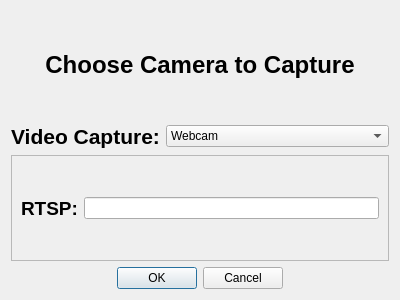
<?xml version="1.0" encoding="UTF-8"?>
<ui version="4.0">
 <class>Dialog</class>
 <widget class="QDialog" name="Dialog">
  <property name="geometry">
   <rect>
    <x>0</x>
    <y>0</y>
    <width>400</width>
    <height>300</height>
   </rect>
  </property>
  <property name="windowTitle">
   <string>Dialog</string>
  </property>
  <layout class="QVBoxLayout" name="verticalLayout">
   <item alignment="Qt::AlignHCenter">
    <widget class="QLabel" name="Title">
     <property name="font">
      <font>
       <family>Segoe UI</family>
       <pointsize>18</pointsize>
       <bold>true</bold>
      </font>
     </property>
     <property name="text">
      <string>Choose Camera to Capture</string>
     </property>
     <property name="alignment">
      <set>Qt::AlignCenter</set>
     </property>
    </widget>
   </item>
   <item>
    <layout class="QHBoxLayout" name="HBoxChoose">
     <item>
      <widget class="QLabel" name="VideoCapture">
       <property name="sizePolicy">
        <sizepolicy hsizetype="Fixed" vsizetype="Preferred">
         <horstretch>0</horstretch>
         <verstretch>0</verstretch>
        </sizepolicy>
       </property>
       <property name="font">
        <font>
         <family>Arial</family>
         <pointsize>16</pointsize>
         <bold>true</bold>
        </font>
       </property>
       <property name="text">
        <string>Video Capture:</string>
       </property>
       <property name="scaledContents">
        <bool>false</bool>
       </property>
       <property name="alignment">
        <set>Qt::AlignCenter</set>
       </property>
      </widget>
     </item>
     <item>
      <widget class="QComboBox" name="BoxChoose">
       <property name="sizePolicy">
        <sizepolicy hsizetype="Minimum" vsizetype="Fixed">
         <horstretch>0</horstretch>
         <verstretch>0</verstretch>
        </sizepolicy>
       </property>
       <property name="maximumSize">
        <size>
         <width>16777215</width>
         <height>16777215</height>
        </size>
       </property>
       <property name="layoutDirection">
        <enum>Qt::LeftToRight</enum>
       </property>
       <item>
        <property name="text">
         <string>Webcam</string>
        </property>
       </item>
       <item>
        <property name="text">
         <string>RTSP</string>
        </property>
       </item>
      </widget>
     </item>
    </layout>
   </item>
   <item>
    <widget class="QFrame" name="HBoxRTSP">
     <property name="frameShape">
      <enum>QFrame::StyledPanel</enum>
     </property>
     <property name="frameShadow">
      <enum>QFrame::Raised</enum>
     </property>
     <layout class="QHBoxLayout" name="horizontalLayout">
      <item>
       <widget class="QLabel" name="RTSP">
        <property name="font">
         <font>
          <pointsize>14</pointsize>
          <bold>true</bold>
         </font>
        </property>
        <property name="text">
         <string>RTSP:</string>
        </property>
       </widget>
      </item>
      <item>
       <widget class="QLineEdit" name="RTSPInput">
        <property name="maxLength">
         <number>300</number>
        </property>
       </widget>
      </item>
     </layout>
    </widget>
   </item>
   <item>
    <widget class="QDialogButtonBox" name="buttonBox">
     <property name="font">
      <font>
       <pointsize>9</pointsize>
       <bold>false</bold>
      </font>
     </property>
     <property name="orientation">
      <enum>Qt::Horizontal</enum>
     </property>
     <property name="standardButtons">
      <set>QDialogButtonBox::Cancel|QDialogButtonBox::Ok</set>
     </property>
     <property name="centerButtons">
      <bool>true</bool>
     </property>
    </widget>
   </item>
  </layout>
 </widget>
 <resources/>
 <connections>
  <connection>
   <sender>buttonBox</sender>
   <signal>accepted()</signal>
   <receiver>Dialog</receiver>
   <slot>accept()</slot>
   <hints>
    <hint type="sourcelabel">
     <x>248</x>
     <y>254</y>
    </hint>
    <hint type="destinationlabel">
     <x>157</x>
     <y>274</y>
    </hint>
   </hints>
  </connection>
  <connection>
   <sender>buttonBox</sender>
   <signal>rejected()</signal>
   <receiver>Dialog</receiver>
   <slot>reject()</slot>
   <hints>
    <hint type="sourcelabel">
     <x>316</x>
     <y>260</y>
    </hint>
    <hint type="destinationlabel">
     <x>286</x>
     <y>274</y>
    </hint>
   </hints>
  </connection>
 </connections>
</ui>
